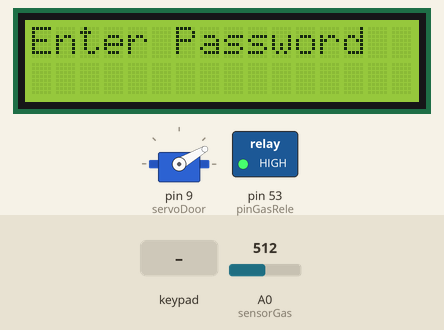
Bench run of a sketch on a simulated Arduino Mega 2560, built with avr-gcc and run on an emulated ATmega2560. On the bench: servo, 16×2 character LCD, switched loads named in the sketch (green lamp = pin HIGH). Inputs (shaded band) come from the test bench; at power-on: A0 (sensorGas) = 512. EEPROM starts erased; what the sketch prints to the serial monitor is not drawn.

Above: at 11.2 s.
11.3 s: keypad keys 2 2 2 3 2 4 2 5 * pressed 0.4 s apart
At 13.4 s:
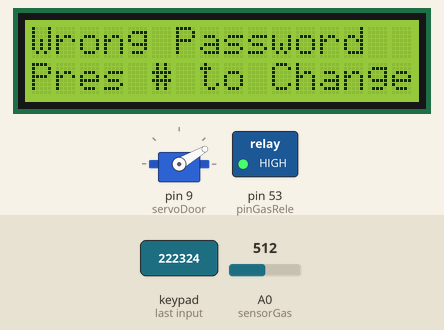
17.9 s: key '*' pressed
At 18.3 s:
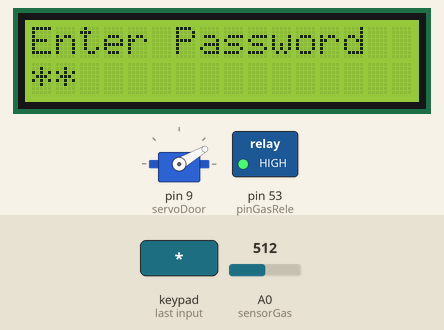
19.4 s: key '#' pressed
At 20.6 s:
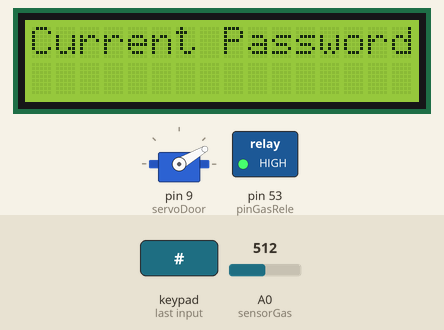
20.9 s: keypad keys 2 2 2 3 2 4 2 5 pressed 0.4 s apart
At 23.4 s:
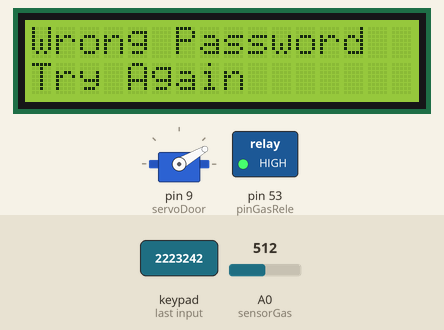
25.6 s: A0 (sensorGas) set to 310
27.5 s: A0 (sensorGas) set to 292
At 28.2 s:
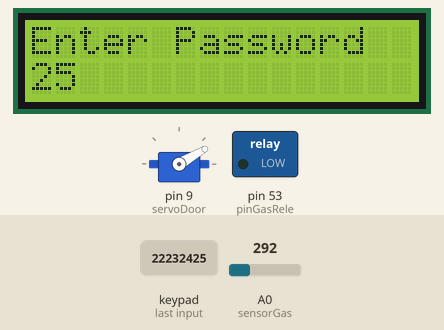
Timing chart, 0 to 30.0 s (numbered marks = the images above; inputs shaded):
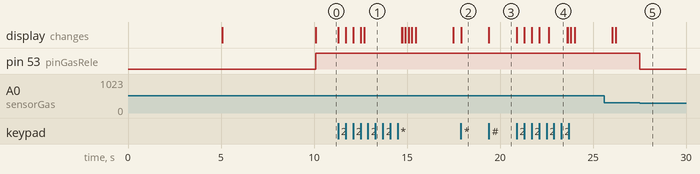

The sketch:

arduinomega2560.ino
```cpp
/*
 *            Avellino Makers
 * Domotic House - last update 2019-11-17 23:48
 *
 *    ~  Simone Autorino, Hermann ~
 */


#include <Keypad.h>
#include<LiquidCrystal.h>
#include<EEPROM.h>
#include <Servo.h>

LiquidCrystal liquid_crystal_display(7, 6, 5, 4, 3, 2);

char password[4];
char initial_password[4], new_password[4];
int i = 0;

const int sensorGas = A0;
const int pinGasRele = 53;
int sensorGasValue = 0;

Servo servoDoor;
int servoDoorPos = 0;

char key_pressed = 0;
const byte rows = 4;
const byte columns = 3;
char hexaKeys[rows][columns] = {
  {'1', '2', '3'},
  {'4', '5', '6'},
  {'7', '8', '9'},
  {'*', '0', '#'}
};

byte row_pins[rows] = {22, 23, 24, 25};
byte column_pins[columns] = {26, 27, 28};
Keypad keypad_key = Keypad( makeKeymap(hexaKeys), row_pins, column_pins, rows, columns);

void setup() {
  Serial.begin(9600);
  servoDoor.attach(9);
  servoDoor.write(-30);
  delay(5000);
  servoDoor.write(30);

  pinMode(pinGasRele, OUTPUT);

  liquid_crystal_display.begin(16, 2);
  liquid_crystal_display.print(" Simone Autorino");
  liquid_crystal_display.setCursor(0, 1);
  liquid_crystal_display.print("-Makers Avellino- ");
  delay(5000);
  liquid_crystal_display.clear();
  liquid_crystal_display.print("Enter Password");
  liquid_crystal_display.setCursor(0, 1);
  initialpassword();
}

void loop() {
  gas();

  key_pressed = keypad_key.getKey();
  if (key_pressed == '#')  change();

  if (key_pressed)  {
    password[i++] = key_pressed;
    liquid_crystal_display.print(key_pressed);
  }

  if (i == 4) {
    delay(200);
    for (int j = 0; j < 4; j++)
      initial_password[j] = EEPROM.read(j);

    if (!(strncmp(password, initial_password, 4)))    {
      liquid_crystal_display.clear();
      liquid_crystal_display.print("Pass Accepted");

      //servoDoor.write(180);      // Essendo il servo montato al contrario, parte da 180°= chiusa
      servoDoor.write(-45);
      delay(5000);
      servoDoor.write(50);

      delay(2000);
      liquid_crystal_display.setCursor(0, 1);
      liquid_crystal_display.print("Pres # to change");
      delay(2000);
      liquid_crystal_display.clear();
      liquid_crystal_display.print("Enter Password:");
      liquid_crystal_display.setCursor(0, 1);
      i = 0;
    }    else    {
      liquid_crystal_display.clear();
      liquid_crystal_display.print("Wrong Password");
      liquid_crystal_display.setCursor(0, 1);
      liquid_crystal_display.print("Pres # to Change");
      delay(2000);
      liquid_crystal_display.clear();
      liquid_crystal_display.print("Enter Password");
      liquid_crystal_display.setCursor(0, 1);
      i = 0;
    }
  }
}

void change() {
  int j = 0;
  liquid_crystal_display.clear();
  liquid_crystal_display.print("Current Password");
  liquid_crystal_display.setCursor(0, 1);
  while (j < 4)  {
    char key = keypad_key.getKey();
    if (key)    {
      new_password[j++] = key;
      liquid_crystal_display.print(key);
    }
    key = 0;
  }
  delay(500);

  if ((strncmp(new_password, initial_password, 4)))  {
    liquid_crystal_display.clear();
    liquid_crystal_display.print("Wrong Password");
    liquid_crystal_display.setCursor(0, 1);
    liquid_crystal_display.print("Try Again");
    delay(1000);
  }  else  {
    j = 0;
    liquid_crystal_display.clear();
    liquid_crystal_display.print("New Password:");
    liquid_crystal_display.setCursor(0, 1);
    while (j < 4)   {
      char key = keypad_key.getKey();
      if (key) {
        initial_password[j] = key;
        liquid_crystal_display.print(key);
        EEPROM.write(j, key);
        j++;
      }
    }
    liquid_crystal_display.print("Pass Changed");
    delay(1000);
  }
  liquid_crystal_display.clear();
  liquid_crystal_display.print("Enter Password");
  liquid_crystal_display.setCursor(0, 1);
  key_pressed = 0;
}

void initialpassword() {
  for (int j = 0; j < 4; j++)    EEPROM.write(j, j + 49);
  for (int j = 0; j < 4; j++)    initial_password[j] = EEPROM.read(j);
}

void gas() {
  sensorGasValue = analogRead(sensorGas);
  Serial.println(sensorGasValue);
  if (sensorGasValue >= 300) {
    digitalWrite(pinGasRele, HIGH);
  }
  else {
    digitalWrite(pinGasRele, LOW);
  }
}
```

Measured:
- the behaviour switches between 300 and 299 on A0 (sensorGas) (found by bisection; images 4 and 5)
- after the input at 11.3 s, the display: first changes at once (image 1 shows a later state)
- after the input at 17.9 s, the display: changes at once (image 2)
- after the input at 19.4 s, the display: changes at once (image 3)
- after the input at 20.9 s, the display: first changes at once (image 4 shows a later state)
- after the input at 27.5 s, pin 53 (pinGasRele): HIGH → LOW at once
